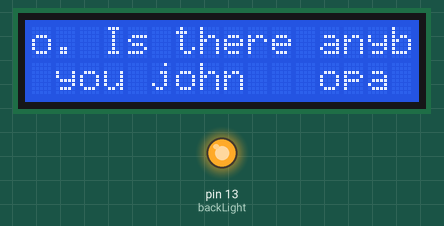
A sketch run on a simulated Arduino Uno, built with avr-gcc and run on an emulated ATmega328P. Parts: 16×2 character LCD, output pins drawn as LEDs (lit = HIGH).

Above: at 0.1 s.
At 1.1 s:
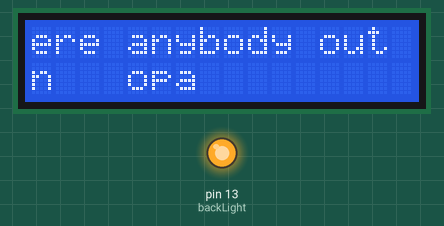
At 1.6 s:
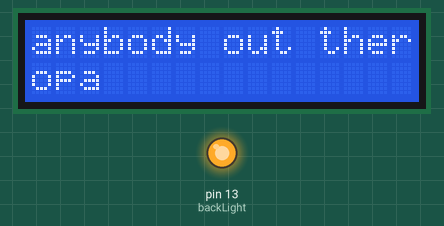
At 2.6 s:
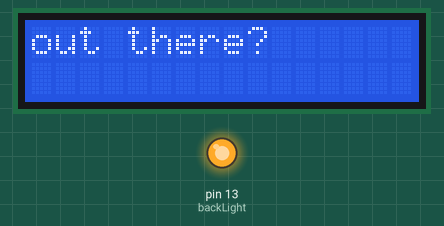
At 4.1 s:
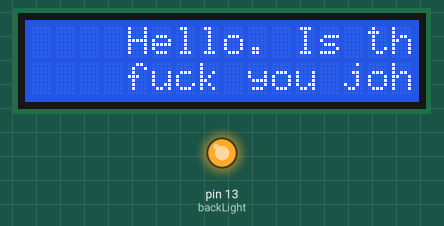
At 5.6 s:
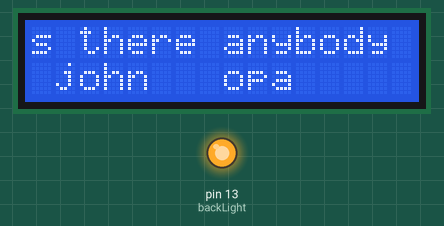

Measured:
- by itself, everything shown: repeats every 5.0 s, in 10 steps
- what the display in image 1 shows lasts 0.5 s, from 1.1 s to 1.6 s

The sketch:

LCD_test.ino
```cpp
/***********************************
  Code By abrushfx.com
  Started on July 9th 2012

************************************/
 //http://www.abrushfx.com
 //http://www.islandByte.com

//Used for this particular LCD with these pin specific pin numbers.
//http://dlnmh9ip6v2uc.cloudfront.net/images/products/00255-03-L.jpg
//http://www.sparkfun.com/datasheets/LCD/GDM1602K.pdf

#include  <LiquidCrystal.h>

/*Connect LCD to Arduino:
  LCD    -> Arduino
  --------------------------
  1|VSS| -> Arduino GND
  2|VDD| -> Arduino +5v
  3|VO | -> Arduino GND pin + Resistor or Potentiometer
  4|RS | -> Arduino pin 12
  5|RW | -> Arduino GND - pin can be conected to 11. But Ground was used here.
  6|E  | -> Arduino pin 10
  7|D0 | -> Arduino - Not Connected
  8|D1 | -> Arduino - Not Connected
  9|D2 | -> Arduino - Not Connected
 10|D3 | -> Arduino - Not Connected
 11|D4 | -> Arduino pin 5
 12|D5 | -> Arduino pin 4
 13|D6 | -> Arduino pin 3
 14|D7 | -> Arduino pin 2
 15|A  | -> Arduino Pin 13 + Resistor (Backlight power)
 16|K  | -> Arduino GND (Backlight ground)
*/


//Arduino scrolling text example

LiquidCrystal lcd(12, 11, 10, 5, 4, 3, 2);
int backLight = 13;    // pin 13 will control the backlight

void setup()
{
  pinMode(backLight, OUTPUT);        	//set pin 13 as output
  analogWrite(backLight, 150);       	//controls the backlight intensity 0-254

  lcd.begin(16,2);                		// columns, rows. size of display
  lcd.clear();                    		// clear the screen
  lcd.setCursor(0,0);             		// set cursor to column 0, row 0 (first row)
  lcd.print("Hello. Is there anybody out there?");       // input your text here
  lcd.setCursor(0,1);             		// move cursor down one
  lcd.print("fuck you john");  		//input your text here
}

void loop()
{
  lcd.setCursor(16,1); // set the cursor outside the display count
  lcd.autoscroll();    // set the display to automatically scroll:
  lcd.print("opa ");      // print empty character
  delay(500);
}
```
